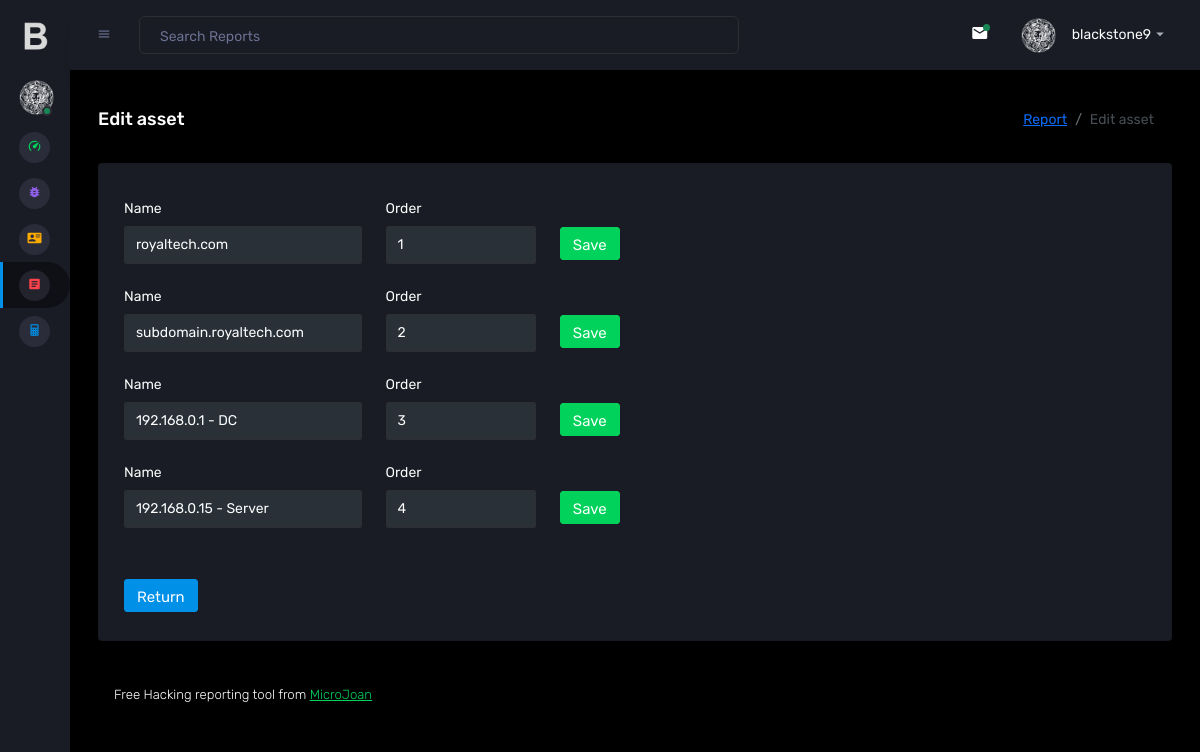
Page /BlackStone/editar_scope.php?id=2 (signed in) on the committed database.
### tables this page shows
CREATE TABLE `scope` (
  `id` int(11) NOT NULL,
  `url` text NOT NULL,
  `id_report` int(11) NOT NULL,
  `ordre` int(11) NOT NULL
);

### BlackStone/functions/traductor.php (called while the page is built, shortened)
<?php
function lang($sentencia){
    return $sentencia;
};
?>

### BlackStone/editar_scope.php (the view, shortened to what this page needs)
<!DOCTYPE html>
<?php
include("functions/traductor.php");
include("connection.php");
$url = $_SERVER["REQUEST_URI"];
$urlArray = explode('=', $url);
$id_url = $urlArray[1];
?>
<html>
  <head>
    <link rel="stylesheet" href="assets/vendors/mdi/css/materialdesignicons.min.css">
    <link rel="stylesheet" href="assets/vendors/css/vendor.bundle.base.css">
    <link rel="stylesheet" href="assets/vendors/jvectormap/jquery-jvectormap.css">
    <link rel="stylesheet" href="assets/vendors/flag-icon-css/css/flag-icon.min.css">
    <link rel="stylesheet" href="assets/vendors/owl-carousel-2/owl.carousel.min.css">
    <link rel="stylesheet" href="assets/vendors/owl-carousel-2/owl.theme.default.min.css">
    <link rel="stylesheet" href="assets/css/style.css">
  </head>
  <body class="sidebar-icon-only">
    <div class="container-scroller">
    <?php
      include("nav.php");
    ?>
      <div class="container-fluid page-body-wrapper">
        <?php include("nav_top.php"); ?>
        <div class="main-panel">
          <div class="content-wrapper">
            <div class="page-header">
              <h3 class="page-title"> <?php echo lang("Edit asset"); ?> </h3>
              <nav aria-label="breadcrumb">
                <ol class="breadcrumb">
                  <li class="breadcrumb-item"><a href="edit_report.php?id=<?php echo $id_url ?>"><?php echo lang("Report");?></a></li>
                  <li class="breadcrumb-item active" aria-current="page"><?php echo lang("Edit asset");?></li>
                </ol>
              </nav>
            </div>
            <div class="row">
              <div class="col-12 grid-margin">
                <div class="card">
                  <div class="card-body">
                    <?php
                        $sentencia = "select * from scope where id_report=".$id_url." order by ordre";
                        $consulta = mysqli_query($connection, $sentencia) or die("Error de Consulta");
                            while($file= mysqli_fetch_array($consulta)){
                                $id_scope=$file['id'];
                                $url_scope=$file['url'];
                                $ordre_scope=$file['ordre'];
                                $name= lang("Name");
                                $ordre= lang("Order");
                                echo '
                                <form action="" method="post">
                                    <div class="row">
                                        <div class="col-sm-1 d-none">
                                            <div class="form-group">
                                                <input type="text" class="form-control" value="'.$id_scope.'" name="id">
                                            </div>
                                        </div>
                                        <div class="col-sm-3">
                                            <div class="form-group">
                                                <label class="col-sm-3 col-form-label">'.$name.'</label>
                                                <input type="text" class="form-control" value="'.$url_scope.'" name="url" style="color:white">
                                            </div>
                                        </div>
                                        <div class="col-sm-2">
                                            <div class="form-group">
                                                <label class="col-sm-3 col-form-label">'.$ordre.'</label>
                                                <input type="text" class="form-control" value="'.$ordre_scope.'" name="ordre" style="color:white">
                                            </div>
                                        </div>
                                        <div class="col-sm-3">
                                            <div class="form-group d-flex">
                                                <button type="submit" class="btn btn-success" name="boton" style="padding-top: 10px; margin-top: 35px;">'.lang("Save").'</button>
                                            </div>
                                        </div>
                                    </div>
                                </form>
                                ';
                            }
                    ?>
                        <a class="btn btn-primary" href="edit_report.php?id=<?php echo $id_url ?>" name="boton" style="padding-top: 10px; margin-top: 35px;"><?php echo lang("Return"); ?></a>
                    </div>
                </div>
            </div>
        </div>
          <footer class="footer">
            <div class="d-sm-flex justify-content-center justify-content-sm-between">
              <span class="float-none float-sm-right d-block mt-1 mt-sm-0 text-center"> <?php echo lang("Free Hacking reporting tool from ");?> <a href="https://microjoan.com/" target="_blank">MicroJoan</a></span>
            </div>
          </footer>
        </div>
      </div>
    </div>
  </body>
</html>

### rows in the picture
scope: name "Name", url "royaltech.com", ordre "Order", ordre "1"
scope: name "Name", url "subdomain.royaltech.com", ordre "Order", ordre "2"
scope: name "Name", url "192.168.0.1 - DC", ordre "Order", ordre "3"
scope: name "Name", url "192.168.0.15 - Server", ordre "Order", ordre "4"

### other values in the picture
lang("Edit asset") "Edit asset"
lang("Report") "Report"
lang("Return") "Return"
lang("Free Hacking reporting tool from ") "Free Hacking reporting tool from"
